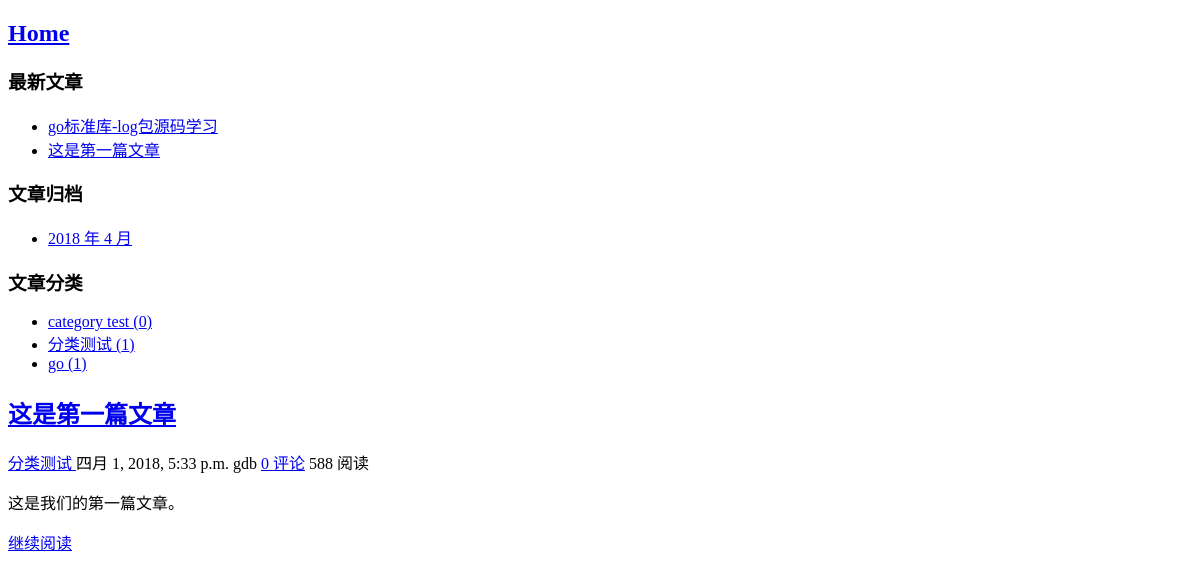
Page /category/2 on the committed database.
### blog/models.py (models this page shows, shortened)
class Post(models.Model):
    title = models.CharField(max_length=70)  # 标题
    body = models.TextField()   # 正文
    created_time = models.DateTimeField()
    modified_time = models.DateTimeField()
    excerpt = models.CharField(max_length=200, blank=True)
    category = models.ForeignKey(Category, on_delete=models.CASCADE)
    tags = models.ManyToManyField(Tag, blank=True)
    author = models.ForeignKey(User, on_delete=models.CASCADE)
    def get_absolute_url(self):
        return reverse('blog:detail', kwargs={'pk': self.pk})
    class Meta:
        ordering = ['-created_time']

class Category(models.Model):
    name = models.CharField(max_length=100)

### blog/views.py (the view)
# urls.py: path('category/<int:pk>', views.category, name='category'),
def category(request, pk):
    cate = get_object_or_404(Category, pk=pk)
    post_list = Post.objects.filter(category=cate)
    return render(request, 'blog/index.html', context={'post_list': post_list})

### blog/templatetags/blog_tags.py (called while the page is built)
@register.simple_tag
def get_recent_posts(num=5):
    return Post.objects.all().order_by('-created_time')[:num]

@register.simple_tag
def archives():
    return Post.objects.dates('created_time', 'month', order='DESC')

@register.simple_tag
def get_categories():
    return Category.objects.all()

### templates/blog/index.html (shortened to what this page needs)
{% extends 'blog/base.html' %}
{% block main %}
    {% for post in post_list %}
        <article>
            <h1 class="entry-title">
                <a href="{{ post.get_absolute_url }}">{{ post.title }}</a>
            </h1>
            <div class="entry-meta">
                <span class="post-category">
                    <a href="{% url 'blog:category' post.category.pk %}">{{ post.category.name }} </a>
                </span>
                <span class="post-date">{{ post.created_time }} </span>
                <span class="post-author">{{ post.author }} </span>
                <span class="comments">
                    <a href="{{ post.get_absolute_url }}#comment-area">{{ post.comment_set.count }} 评论</a>
                </span>
                <span class="views-count">588 阅读</span>
            </div>
            <div class="entry-content">
                <p>{{ post.excerpt }}</p>
                <a href="{{ post.get_absolute_url }}" class="read-more">继续阅读</a>
            </div>
        </article>
    {% empty %}
        <div>暂时还没有发布文章！</div>
    {% endfor %}
{% endblock main %}

### templates/blog/base.html (shortened to what this page needs)
<!DOCTYPE html>
<html lang="en">
<head>
    {% load static %}
    {% load blog_tags %}
    <link rel="stylesheet" href="{% static 'blog/highlights/default.css' %}">
</head>
<body>
    <nav class="nav">
        <h1>
            <a href="{% url 'blog:index' %}">Home</a>
        </h1>
    </nav>
    <section class="recent-post">
        <h3 class="siderbar-title">最新文章</h3>
        {% get_recent_posts as recent_post_list  %}
        <ul>
            {% for post in recent_post_list %}
                <li>
                    <a href="{{ post.get_absolute_url }}">{{ post.title }}</a>
                </li>
            {% empty %}
                暂无文章!
            {% endfor %}
        </ul>
    </section>
    <section class="post-archives">
        <h3 class="siderbar-title">文章归档</h3>
        {% archives as date_list %}
        <ul>
            {% for date in date_list %}
                <li>
                    <a href="{% url 'blog:archives' date.year date.month %}">{{ date.year }} 年 {{ date.month }} 月</a>
                </li>
            {% empty %}
                暂无归档!
            {% endfor %}
        </ul>
    </section>
    <section class="post-category">
        <h3 class="siderbar-title">文章分类</h3>
        {% get_categories as category_list %}
        <ul>
            {% for category in category_list %}
                <li>
                    <a href="{% url 'blog:category' category.pk %}">{{ category.name }} <span class="post-count">({{ category.post_set.count }})</span></a>
                </li>
            {% empty %}
                暂无分类!
            {% endfor %}
        </ul>
    </section>
    {% block main %}
    {% endblock main %}
</body>
</html>

### rows in the picture
Post: title "go标准库-log包源码学习"
Post: title "这是第一篇文章", category.name "分类测试", created_time "四月 1, 2018, 5:33 p.m.", author "gdb", comment_set.count "0", excerpt "这是我们的第一篇文章。"
Category: name "category test", post_set.count "0"
Category: name "分类测试", post_set.count "1"
Category: name "go", post_set.count "1"

### other values in the picture
{{ date.year }} "2018"
{{ date.month }} "4"
